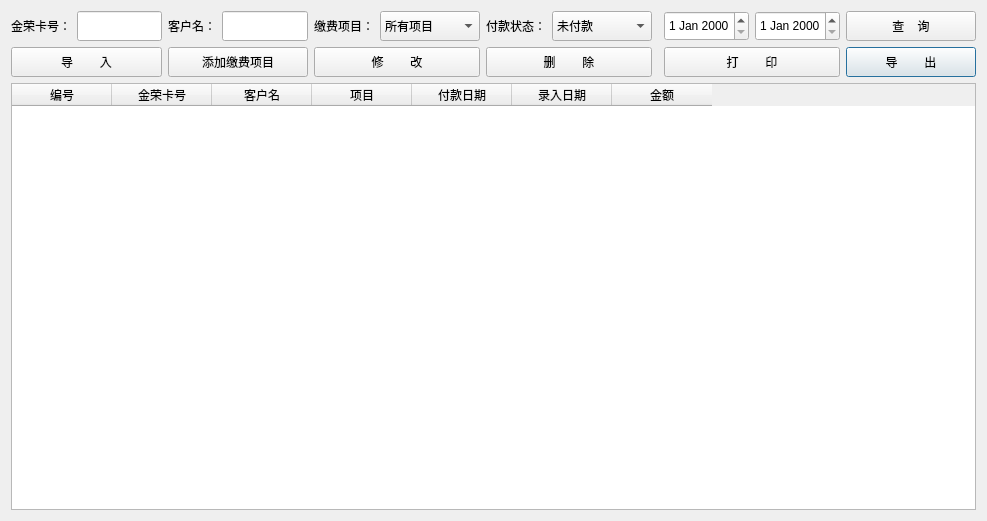
<?xml version="1.0" encoding="UTF-8"?>
<ui version="4.0">
 <class>Dialog</class>
 <widget class="QDialog" name="Dialog">
  <property name="geometry">
   <rect>
    <x>0</x>
    <y>0</y>
    <width>987</width>
    <height>521</height>
   </rect>
  </property>
  <property name="windowTitle">
   <string>缴费管理</string>
  </property>
  <layout class="QGridLayout" name="gridLayout">
   <item row="1" column="11">
    <widget class="QPushButton" name="pushButton_7">
     <property name="minimumSize">
      <size>
       <width>130</width>
       <height>30</height>
      </size>
     </property>
     <property name="text">
      <string>导        出</string>
     </property>
    </widget>
   </item>
   <item row="1" column="9" colspan="2">
    <widget class="QPushButton" name="pushButton_6">
     <property name="minimumSize">
      <size>
       <width>130</width>
       <height>30</height>
      </size>
     </property>
     <property name="text">
      <string>打        印</string>
     </property>
    </widget>
   </item>
   <item row="0" column="0">
    <widget class="QLabel" name="label">
     <property name="minimumSize">
      <size>
       <width>0</width>
       <height>30</height>
      </size>
     </property>
     <property name="text">
      <string>金荣卡号：</string>
     </property>
    </widget>
   </item>
   <item row="0" column="1">
    <widget class="QLineEdit" name="lineEdit">
     <property name="minimumSize">
      <size>
       <width>0</width>
       <height>30</height>
      </size>
     </property>
    </widget>
   </item>
   <item row="0" column="2">
    <widget class="QLabel" name="label_2">
     <property name="minimumSize">
      <size>
       <width>0</width>
       <height>30</height>
      </size>
     </property>
     <property name="text">
      <string>客户名：</string>
     </property>
    </widget>
   </item>
   <item row="0" column="3">
    <widget class="QLineEdit" name="lineEdit_2">
     <property name="minimumSize">
      <size>
       <width>0</width>
       <height>30</height>
      </size>
     </property>
    </widget>
   </item>
   <item row="0" column="4">
    <widget class="QLabel" name="label_3">
     <property name="minimumSize">
      <size>
       <width>0</width>
       <height>30</height>
      </size>
     </property>
     <property name="text">
      <string>缴费项目：</string>
     </property>
    </widget>
   </item>
   <item row="0" column="5">
    <widget class="QComboBox" name="comboBox">
     <property name="minimumSize">
      <size>
       <width>100</width>
       <height>30</height>
      </size>
     </property>
     <item>
      <property name="text">
       <string>所有项目</string>
      </property>
     </item>
    </widget>
   </item>
   <item row="0" column="6">
    <widget class="QLabel" name="label_4">
     <property name="minimumSize">
      <size>
       <width>0</width>
       <height>30</height>
      </size>
     </property>
     <property name="text">
      <string>付款状态：</string>
     </property>
    </widget>
   </item>
   <item row="0" column="7">
    <widget class="QComboBox" name="comboBox_2">
     <property name="minimumSize">
      <size>
       <width>100</width>
       <height>30</height>
      </size>
     </property>
     <property name="currentIndex">
      <number>0</number>
     </property>
     <item>
      <property name="text">
       <string>未付款</string>
      </property>
     </item>
     <item>
      <property name="text">
       <string>已付款</string>
      </property>
     </item>
     <item>
      <property name="text">
       <string>所有</string>
      </property>
     </item>
    </widget>
   </item>
   <item row="0" column="11">
    <widget class="QPushButton" name="pushButton">
     <property name="minimumSize">
      <size>
       <width>0</width>
       <height>30</height>
      </size>
     </property>
     <property name="text">
      <string>查    询</string>
     </property>
    </widget>
   </item>
   <item row="1" column="0" colspan="2">
    <widget class="QPushButton" name="pushButton_2">
     <property name="minimumSize">
      <size>
       <width>130</width>
       <height>30</height>
      </size>
     </property>
     <property name="text">
      <string>导        入</string>
     </property>
    </widget>
   </item>
   <item row="1" column="2" colspan="2">
    <widget class="QPushButton" name="pushButton_3">
     <property name="minimumSize">
      <size>
       <width>130</width>
       <height>30</height>
      </size>
     </property>
     <property name="text">
      <string>添加缴费项目</string>
     </property>
    </widget>
   </item>
   <item row="1" column="4" colspan="2">
    <widget class="QPushButton" name="pushButton_4">
     <property name="minimumSize">
      <size>
       <width>130</width>
       <height>30</height>
      </size>
     </property>
     <property name="text">
      <string>修        改</string>
     </property>
    </widget>
   </item>
   <item row="1" column="6" colspan="2">
    <widget class="QPushButton" name="pushButton_5">
     <property name="minimumSize">
      <size>
       <width>130</width>
       <height>30</height>
      </size>
     </property>
     <property name="text">
      <string>删        除</string>
     </property>
    </widget>
   </item>
   <item row="2" column="0" colspan="12">
    <widget class="QTableWidget" name="tableWidget">
     <column>
      <property name="text">
       <string>编号</string>
      </property>
     </column>
     <column>
      <property name="text">
       <string>金荣卡号</string>
      </property>
     </column>
     <column>
      <property name="text">
       <string>客户名</string>
      </property>
     </column>
     <column>
      <property name="text">
       <string>项目</string>
      </property>
     </column>
     <column>
      <property name="text">
       <string>付款日期</string>
      </property>
     </column>
     <column>
      <property name="text">
       <string>录入日期</string>
      </property>
     </column>
     <column>
      <property name="text">
       <string>金额</string>
      </property>
     </column>
    </widget>
   </item>
   <item row="0" column="10">
    <widget class="QDateEdit" name="dateEdit_2">
     <property name="minimumSize">
      <size>
       <width>0</width>
       <height>30</height>
      </size>
     </property>
     <property name="maximumSize">
      <size>
       <width>85</width>
       <height>16777215</height>
      </size>
     </property>
    </widget>
   </item>
   <item row="0" column="9">
    <widget class="QDateEdit" name="dateEdit">
     <property name="minimumSize">
      <size>
       <width>0</width>
       <height>30</height>
      </size>
     </property>
     <property name="maximumSize">
      <size>
       <width>85</width>
       <height>16777215</height>
      </size>
     </property>
    </widget>
   </item>
  </layout>
 </widget>
 <resources/>
 <connections/>
</ui>
